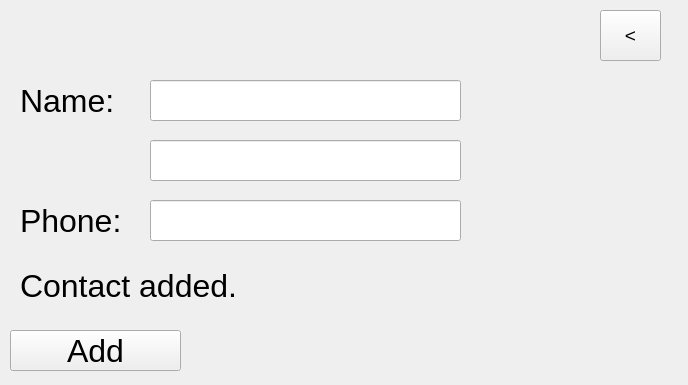
<?xml version="1.0" encoding="UTF-8"?>
<ui version="4.0">
 <class>AddUI</class>
 <widget class="QWidget" name="AddUI">
  <property name="geometry">
   <rect>
    <x>0</x>
    <y>0</y>
    <width>688</width>
    <height>385</height>
   </rect>
  </property>
  <property name="windowTitle">
   <string>Form</string>
  </property>
  <widget class="QPushButton" name="backButton">
   <property name="geometry">
    <rect>
     <x>600</x>
     <y>10</y>
     <width>61</width>
     <height>51</height>
    </rect>
   </property>
   <property name="font">
    <font>
     <pointsize>14</pointsize>
    </font>
   </property>
   <property name="text">
    <string>&lt;</string>
   </property>
  </widget>
  <widget class="QLabel" name="nameLabel">
   <property name="geometry">
    <rect>
     <x>20</x>
     <y>80</y>
     <width>121</width>
     <height>41</height>
    </rect>
   </property>
   <property name="font">
    <font>
     <pointsize>24</pointsize>
    </font>
   </property>
   <property name="text">
    <string>Name:</string>
   </property>
  </widget>
  <widget class="QLabel" name="phoneLabel">
   <property name="geometry">
    <rect>
     <x>20</x>
     <y>200</y>
     <width>121</width>
     <height>41</height>
    </rect>
   </property>
   <property name="font">
    <font>
     <pointsize>24</pointsize>
    </font>
   </property>
   <property name="text">
    <string>Phone:</string>
   </property>
  </widget>
  <widget class="QLineEdit" name="nameGivenEdit">
   <property name="geometry">
    <rect>
     <x>150</x>
     <y>80</y>
     <width>311</width>
     <height>41</height>
    </rect>
   </property>
   <property name="font">
    <font>
     <pointsize>24</pointsize>
    </font>
   </property>
  </widget>
  <widget class="QLineEdit" name="phoneEdit">
   <property name="geometry">
    <rect>
     <x>150</x>
     <y>200</y>
     <width>311</width>
     <height>41</height>
    </rect>
   </property>
   <property name="font">
    <font>
     <pointsize>24</pointsize>
    </font>
   </property>
  </widget>
  <widget class="QPushButton" name="addButton">
   <property name="geometry">
    <rect>
     <x>10</x>
     <y>330</y>
     <width>171</width>
     <height>41</height>
    </rect>
   </property>
   <property name="font">
    <font>
     <pointsize>24</pointsize>
    </font>
   </property>
   <property name="text">
    <string>Add</string>
   </property>
  </widget>
  <widget class="QLabel" name="addedLabel">
   <property name="geometry">
    <rect>
     <x>20</x>
     <y>270</y>
     <width>271</width>
     <height>31</height>
    </rect>
   </property>
   <property name="font">
    <font>
     <pointsize>24</pointsize>
    </font>
   </property>
   <property name="text">
    <string>Contact added.</string>
   </property>
  </widget>
  <widget class="QLineEdit" name="nameFamilyEdit">
   <property name="geometry">
    <rect>
     <x>150</x>
     <y>140</y>
     <width>311</width>
     <height>41</height>
    </rect>
   </property>
   <property name="font">
    <font>
     <pointsize>24</pointsize>
    </font>
   </property>
  </widget>
 </widget>
 <resources/>
 <connections/>
</ui>
